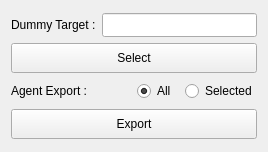
<?xml version="1.0" encoding="UTF-8"?>
<ui version="4.0">
 <class>dmExport</class>
 <widget class="QWidget" name="dmExport">
  <property name="geometry">
   <rect>
    <x>0</x>
    <y>0</y>
    <width>268</width>
    <height>152</height>
   </rect>
  </property>
  <property name="windowTitle">
   <string>DMEx</string>
  </property>
  <layout class="QVBoxLayout" name="verticalLayout_2">
   <item>
    <layout class="QVBoxLayout" name="verticalLayout">
     <item>
      <layout class="QHBoxLayout" name="horizontalLayout_2">
       <item>
        <widget class="QLabel" name="dmLab">
         <property name="maximumSize">
          <size>
           <width>16777215</width>
           <height>24</height>
          </size>
         </property>
         <property name="text">
          <string>Dummy Target :</string>
         </property>
        </widget>
       </item>
       <item>
        <widget class="QLineEdit" name="lnEdit">
         <property name="maximumSize">
          <size>
           <width>16777215</width>
           <height>24</height>
          </size>
         </property>
        </widget>
       </item>
      </layout>
     </item>
     <item>
      <widget class="QPushButton" name="dmBtn">
       <property name="maximumSize">
        <size>
         <width>16777215</width>
         <height>30</height>
        </size>
       </property>
       <property name="text">
        <string>Select</string>
       </property>
      </widget>
     </item>
     <item>
      <layout class="QHBoxLayout" name="horizontalLayout_3">
       <item>
        <widget class="QLabel" name="agLab">
         <property name="maximumSize">
          <size>
           <width>16777215</width>
           <height>24</height>
          </size>
         </property>
         <property name="text">
          <string>Agent Export :</string>
         </property>
        </widget>
       </item>
       <item>
        <layout class="QHBoxLayout" name="horizontalLayout">
         <item>
          <widget class="QRadioButton" name="allRdn">
           <property name="maximumSize">
            <size>
             <width>16777215</width>
             <height>24</height>
            </size>
           </property>
           <property name="text">
            <string>All</string>
           </property>
           <property name="checked">
            <bool>true</bool>
           </property>
          </widget>
         </item>
         <item>
          <widget class="QRadioButton" name="selRdn">
           <property name="maximumSize">
            <size>
             <width>16777215</width>
             <height>24</height>
            </size>
           </property>
           <property name="text">
            <string>Selected</string>
           </property>
          </widget>
         </item>
        </layout>
       </item>
      </layout>
     </item>
     <item>
      <widget class="QPushButton" name="expBtn">
       <property name="maximumSize">
        <size>
         <width>16777215</width>
         <height>30</height>
        </size>
       </property>
       <property name="text">
        <string>Export</string>
       </property>
      </widget>
     </item>
    </layout>
   </item>
  </layout>
 </widget>
 <resources/>
 <connections/>
</ui>
